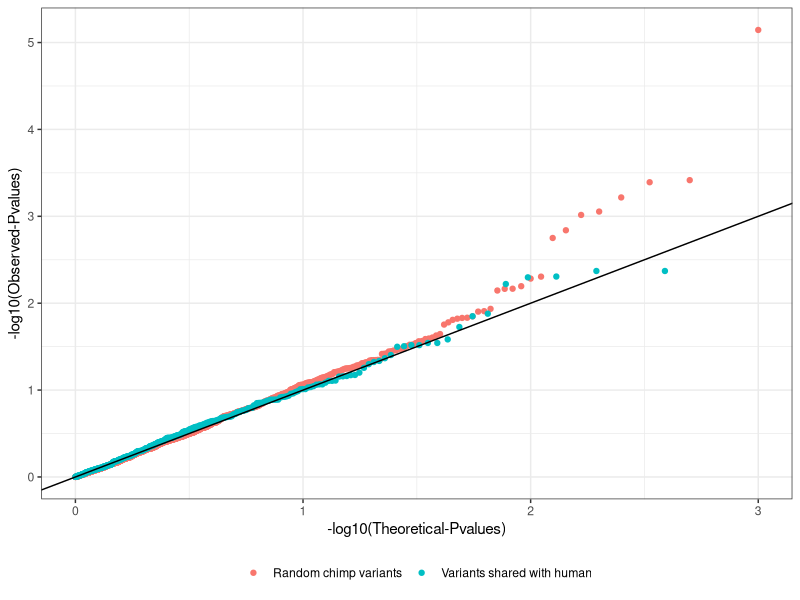

This figure's R source:
## ---- chunk 1
knitr::opts_chunk$set(echo = TRUE, warning = F, message = F)
## ---- chunk 2
library(tidyverse)

shared.snps <- read.table('../output/SharedPolymorphisms.shared.chimpeqtls.txt', col.names = c('snp','gene','beta','stat','p','fdr','q'))

random.snps <- read.table('../output/SharedPolymorphisms.random.chimpeqtls.txt', col.names = c('snp','gene','beta','stat','p','fdr','q'))

ggplot(random.snps, aes(color="Random chimp variants", y=-log10(sort(p)), x=-log10(1:length(p)/length(p)))) +
  geom_point() +
  geom_point(data=shared.snps, aes(color="Variants shared with human")) +
  xlab("-log10(Theoretical-Pvalues)") +
  ylab("-log10(Observed-Pvalues)") +
  geom_abline() +
  theme_bw() +
  theme(legend.position="bottom") +
  theme(legend.title=element_blank())


wilcox.test(random.snps$p, shared.snps$p, alternative='greater')

